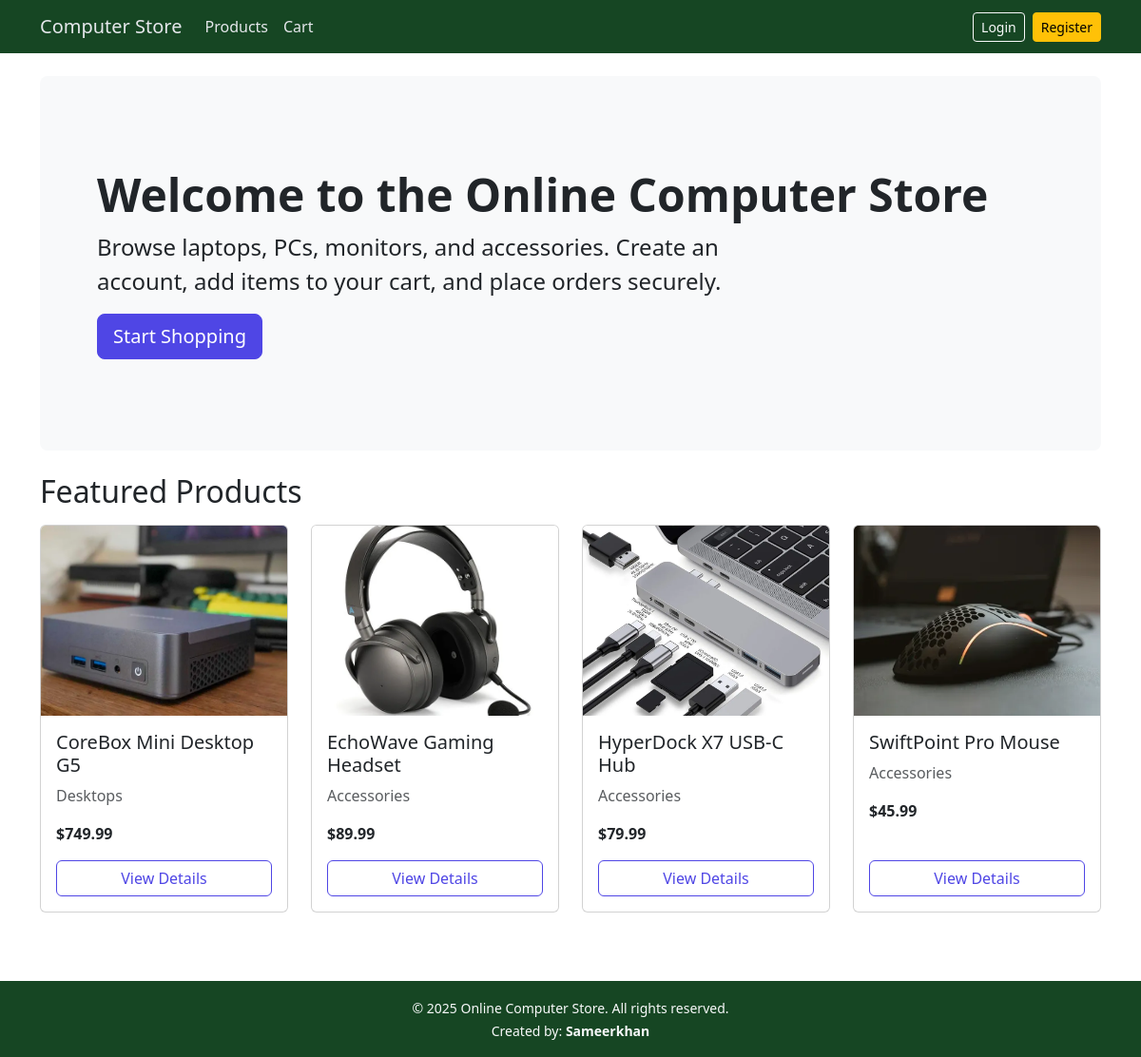
The page / on the database its author committed.
### tables this page shows
CREATE TABLE IF NOT EXISTS products (
    id INT AUTO_INCREMENT PRIMARY KEY,
    name VARCHAR(150) NOT NULL,
    category VARCHAR(100) NOT NULL,
    price DECIMAL(10,2) NOT NULL,
    stock INT NOT NULL DEFAULT 0,
    image VARCHAR(255),
    description TEXT,
    created_at TIMESTAMP DEFAULT CURRENT_TIMESTAMP
);

### index.php (the view)
<?php include "header.php"; ?>
<div class="p-5 mb-4 bg-light rounded-3">
  <div class="container-fluid py-5">
    <h1 class="display-5 fw-bold">Welcome to the Online Computer Store</h1>
    <p class="col-md-8 fs-4">
      Browse laptops, PCs, monitors, and accessories. Create an account, add items to your cart, and place orders securely.
    </p>
    <a href="products.php" class="btn btn-primary btn-lg">Start Shopping</a>
  </div>
</div>
<h2 class="mb-3">Featured Products</h2>
<div class="row">
<?php
$result = $conn->query("SELECT * FROM products ORDER BY id DESC LIMIT 4");
if ($result && $result->num_rows > 0):
  while ($p = $result->fetch_assoc()):
?>
  <div class="col-md-3 mb-4">
    <div class="card h-100">
      <?php if (!empty($p['image'])): ?>
        <img src="<?php echo htmlspecialchars($p['image']); ?>" class="card-img-top" alt="<?php echo htmlspecialchars($p['name']); ?>">
      <?php else: ?>
        <div class="placeholder-image card-img-top d-flex align-items-center justify-content-center">
          <span>No Image</span>
        </div>
      <?php endif; ?>
      <div class="card-body d-flex flex-column">
        <h5 class="card-title"><?php echo htmlspecialchars($p['name']); ?></h5>
        <p class="card-text text-muted"><?php echo htmlspecialchars($p['category']); ?></p>
        <p class="card-text fw-bold mb-3">$<?php echo number_format($p['price'], 2); ?></p>
        <a href="product.php?id=<?php echo $p['id']; ?>" class="btn btn-outline-primary mt-auto">View Details</a>
      </div>
    </div>
  </div>
<?php
  endwhile;
else:
  echo "<p>No products yet.</p>";
endif;
?>
</div>
<?php include "footer.php"; ?>

### assets/css/style.css (style rules this page uses)
body { min-height: 100vh; display: flex; flex-direction: column; }
.btn-primary { background-color: #4f46e5 !important; border-color: #4f46e5 !important; }
.btn-outline-primary { color: #4f46e5 !important; border-color: #4f46e5 !important; }
a { color: #4f46e5; }
.card-img-top { object-fit: cover; height: 200px; }

### rows shown on the page
products: image (picture), name "CoreBox Mini Desktop G5", category "Desktops", price "749.99"
products: image (picture), name "EchoWave Gaming Headset", category "Accessories", price "89.99"
products: image (picture), name "HyperDock X7 USB-C Hub", category "Accessories", price "79.99"
products: image (picture), name "SwiftPoint Pro Mouse", category "Accessories", price "45.99"
